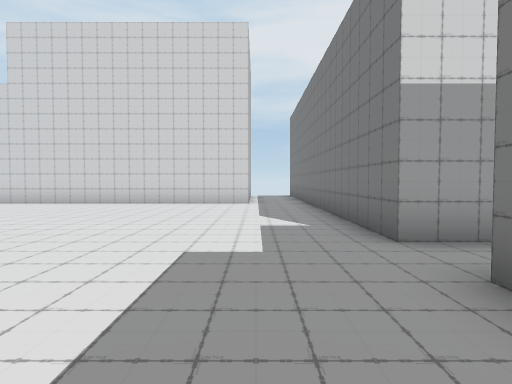
[1] (above)

24 first-person views from a walk through a Unity game level. The camera is 1.5 m above the floor, tilts 2° down and sees 80° across. The floor is counted in squares, 2 m on a side. Each view is taken from the middle of a square. On the plan, view 1 faces up. The plan holds only what a view shows up to about 10 squares ahead; the rest is blank. The place goes on beyond the plan. The player is left out.

[2]
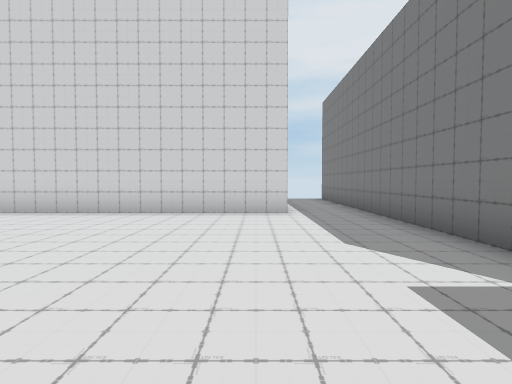

[3]
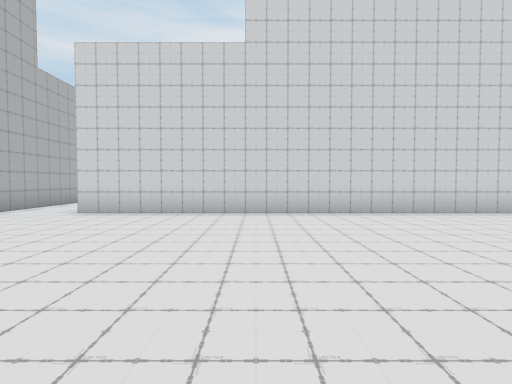

[4]
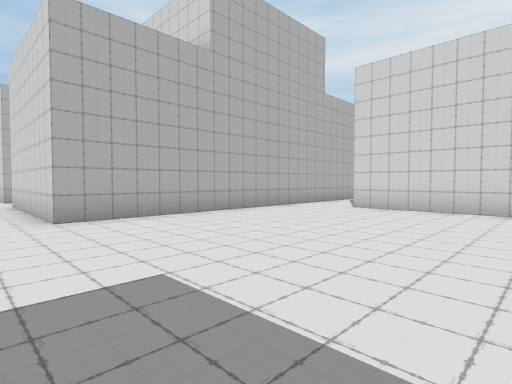

[5]
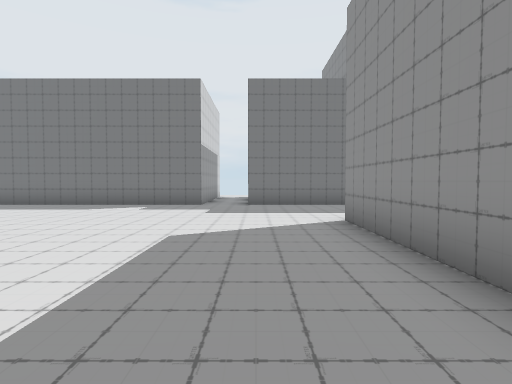

[6]
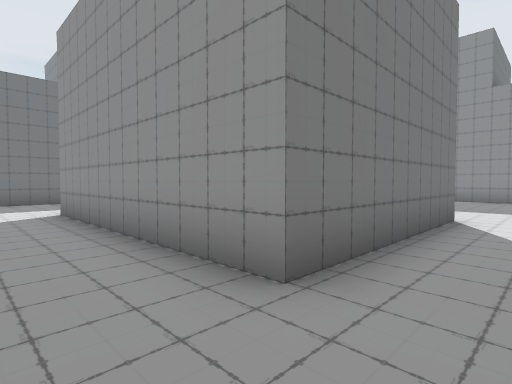

[7]
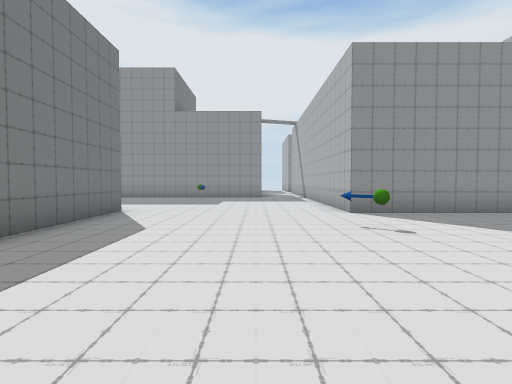

[8]
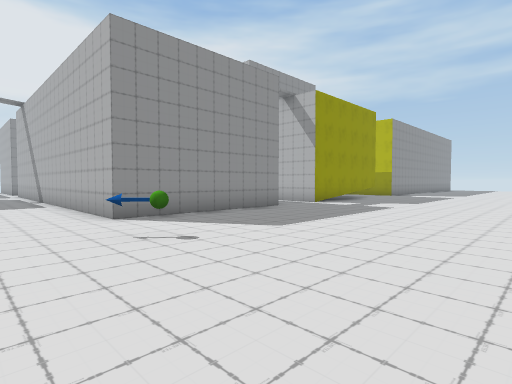

[9]
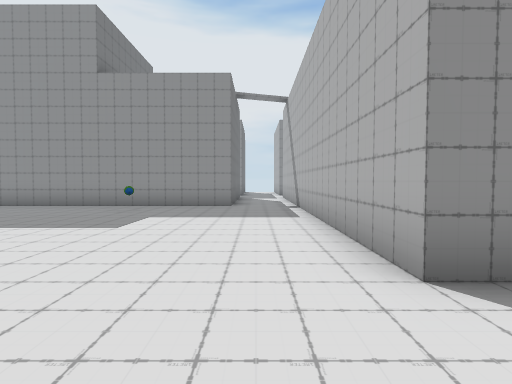

[10]
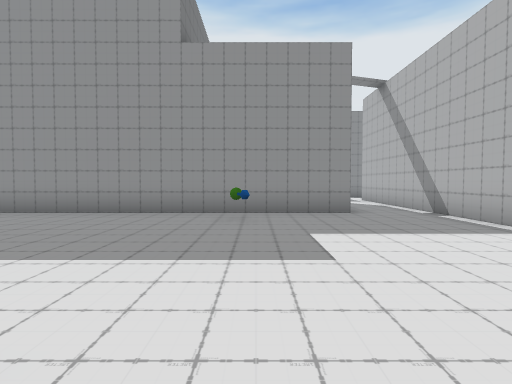

[11]
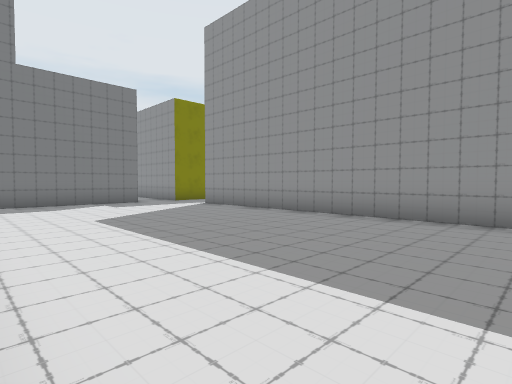

[12]
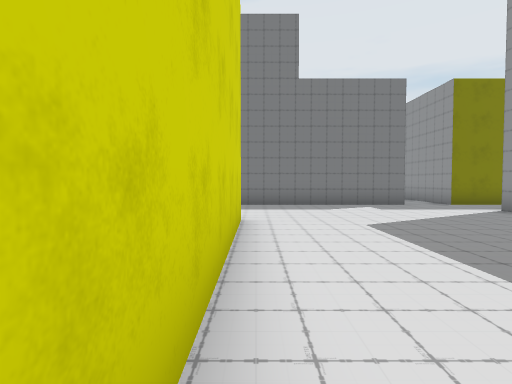

[13]
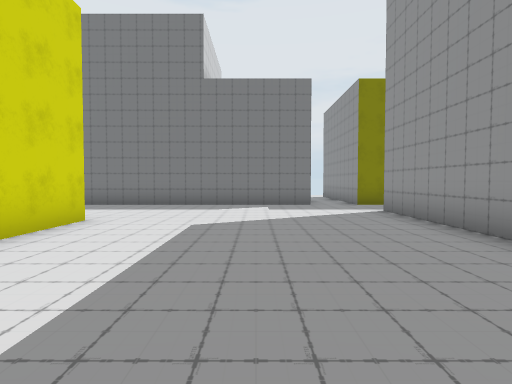

[14]
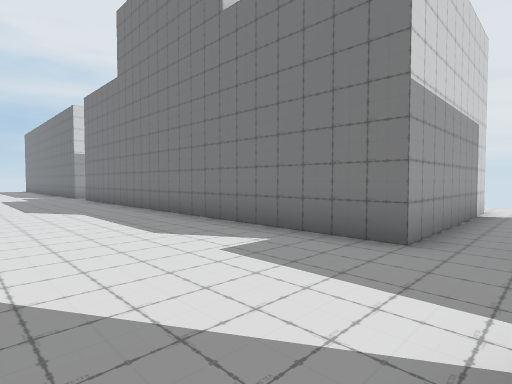

[15]
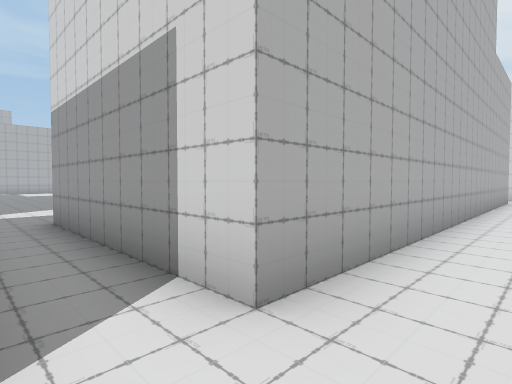

[16]
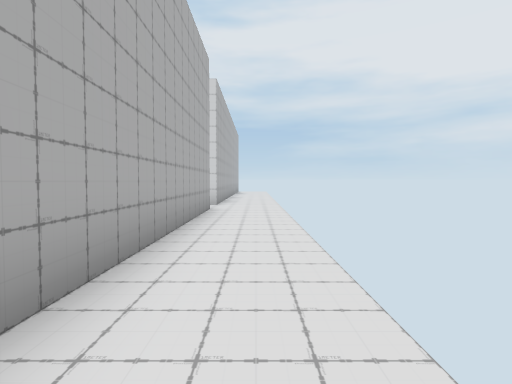

[17]
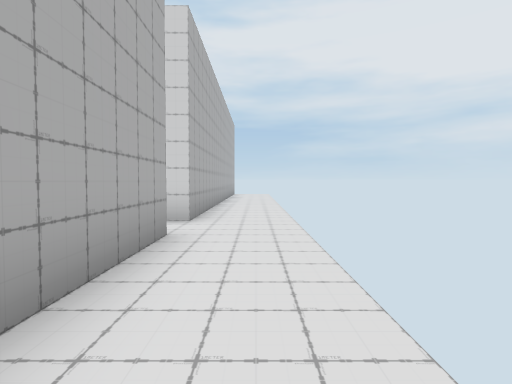

[18]
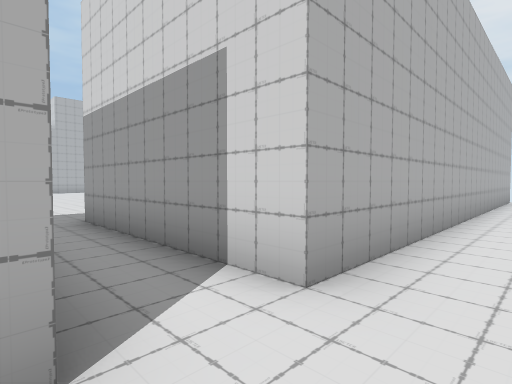

[19]
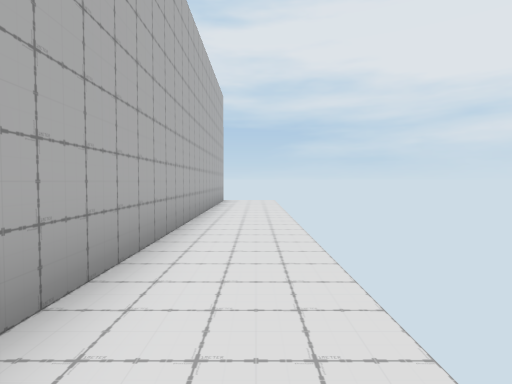

[20]
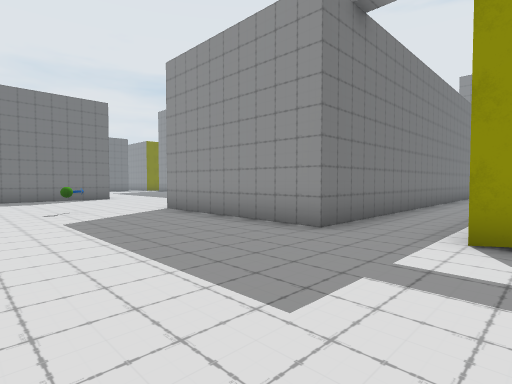

[21]
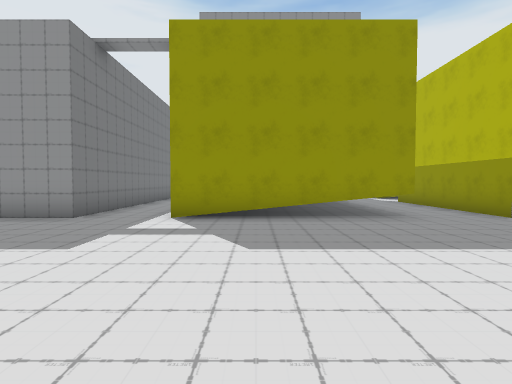

[22]
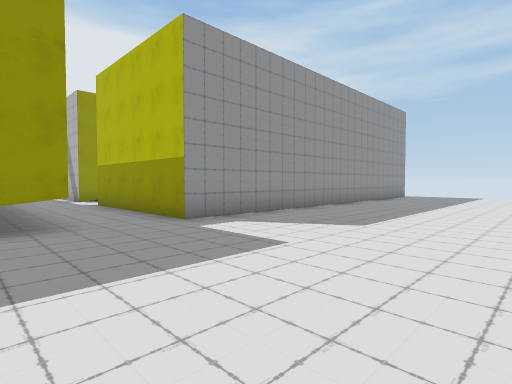

[23]
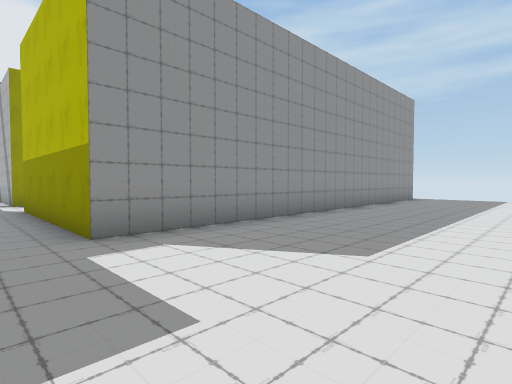

[24]
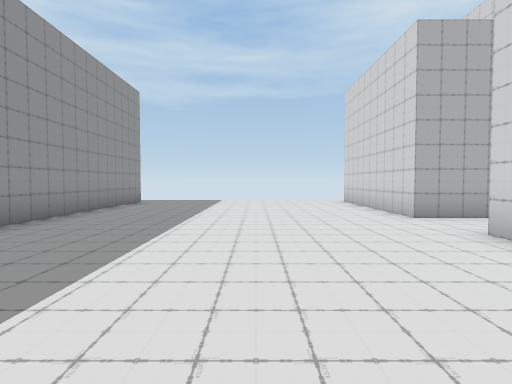

### Floor plan
Points are (right, up) in squares from view 1. A wall is a line through its corners. A room is listed if a view was taken in it or the views show most of it. See-through windows are left out.
Room 1 (views 1, 2, 3, 4, 5, 6, 7, 8, 9, 10, 11, 12, 13, 14, 15, 16, 17, 18, 19, 20, 21, 22, 23, 24)
walls: (-8.6, -4.8) (-8.6, 0.3) (-2.1, 0.3); (-12.4, -11.3) (-0.2, -11.3); (-26.4, -4.2) (-21.2, -4.2); (-19.3, -11.5) (-19.3, -4.2) (-14.3, -4.2) (-14.3, -14); (-14.3, 13) (-14.3, 3.3) (-19.2, 3.3); (-2.1, -4.7) (-7.8, -4.7); (-28.3, -11.2) (-28.3, -12.9); (-0.2, 10.3) (-12.2, 10.3); (-32.8, 3.3) (-33.2, 3.3); (-35.2, 4.9) (-35.2, 3.3) (-39.1, 3.3); (1.8, -12.9) (1.8, -11.3); (6.8, 2.4) (6.8, -9.7) (1.8, -9.7) (1.8, 2.2); (-39, -4.2) (-28.3, -4.2) (-28.3, -9.2); (6.8, 14.5) (6.8, 3.8) (1.8, 3.8) (1.8, 13)
objects: other object (-14, -2); other object (-10, -10)

Where each view was taken, in squares from view 1:
view 1: 0 up, 0 right, facing up
view 2: 3 up, 1 left, facing up
view 3: 3 up, 8 left, facing up
view 4: 2 up, 8 left, facing up-left
view 5: 2 up, 8 left, facing right
view 6: 2 up, 10 left, facing down-right
view 7: 3 up, 12 left, facing down
view 8: 2 up, 12 left, facing down-left
view 9: 2 down, 13 left, facing down
view 10: 4 down, 10 left, facing down
view 11: 5 down, 9 left, facing down-right
view 12: 5 down, 8 left, facing right
view 13: 8 down, 8 left, facing right
view 14: 11 down, 2 left, facing up-right
view 15: 11 down, 8 right, facing up-left
view 16: 6 down, 8 right, facing up
view 17: 2 down, 8 right, facing up
view 18: 2 up, 8 right, facing up-left
view 19: 4 up, 8 right, facing up
view 20: 0 up, 22 left, facing down-right
view 21: 2 up, 23 left, facing down
view 22: 1 up, 25 left, facing down-left
view 23: 0 up, 27 left, facing down-left
view 24: 0 up, 29 left, facing left
